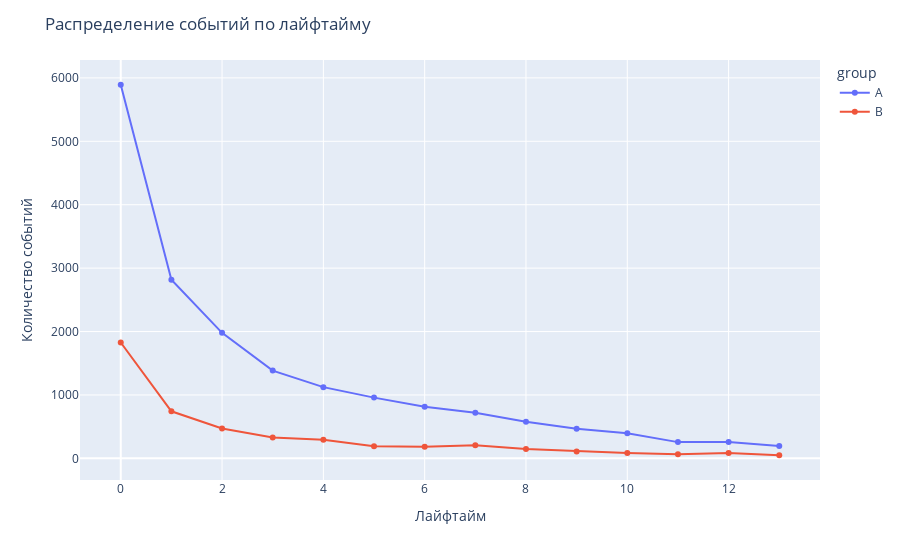

Source (notebook cell):
### Markdown cell above
### Динамика количества событий в группах теста по лайфтайму

### Code cell
# гуппируем датасет по лайфтайму и считаем количество событий
tabl=dataset.groupby(by=['lifetime','group'], as_index=False).agg({'event_name':'count'})
tabl.columns=['lifetime','group','qual']
tabl
#строим график
fig=px.line(tabl,x='lifetime',y='qual',markers=True, color='group')
fig.update_layout(title='Распределение событий по лайфтайму',\
                 xaxis_title='Лайфтайм', yaxis_title='Количество событий')
fig.show()

### Figure 1 — Plotly figure (JSON) as saved in the notebook; plotly's stock layout.template omitted (floating-point values rounded to 4 significant figures)
{"data": [{"hovertemplate": "group=A<br>lifetime=%{x}<br>qual=%{y}<extra></extra>", "legendgroup": "A", "line": {"color": "#636efa", "dash": "solid"}, "marker": {"symbol": "circle"}, "mode": "markers+lines", "name": "A", "orientation": "v", "showlegend": true, "type": "scatter", "x": [0, 1, 2, 3, 4, 5, 6, 7, 8, 9, 10, 11, 12, 13], "xaxis": "x", "y": [5892, 2817, 1979, 1384, 1123, 958, 814, 719, 579, 468, 396, 256, 256, 194], "yaxis": "y"}, {"hovertemplate": "group=B<br>lifetime=%{x}<br>qual=%{y}<extra></extra>", "legendgroup": "B", "line": {"color": "#EF553B", "dash": "solid"}, "marker": {"symbol": "circle"}, "mode": "markers+lines", "name": "B", "orientation": "v", "showlegend": true, "type": "scatter", "x": [0, 1, 2, 3, 4, 5, 6, 7, 8, 9, 10, 11, 12, 13], "xaxis": "x", "y": [1827, 742, 472, 328, 294, 191, 185, 205, 146, 110, 85, 66, 85, 49], "yaxis": "y"}], "layout": {"legend": {"title": {"text": "group"}, "tracegroupgap": 0}, "margin": {"t": 60}, "title": {"text": "Распределение событий по лайфтайму"}, "xaxis": {"anchor": "y", "domain": [0, 1], "title": {"text": "Лайфтайм"}}, "yaxis": {"anchor": "x", "domain": [0, 1], "title": {"text": "Количество событий"}}}}
